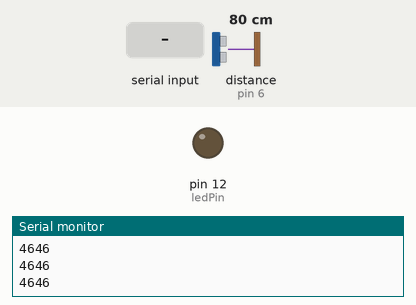
This sketch was run on a simulated Arduino Uno, built with avr-gcc and run on an emulated ATmega328P. On the bench: output pins drawn as LEDs (lit = HIGH), the last lines printed to the serial monitor. Wiring (inferred from the names in the program): ultrasonic range finder: trigger pin 7; echo pin 6. The inputs (shaded band) are chosen by the test bench; at power-on: distance to the obstacle (sensor on pin 6) 80 cm. The echo pulse lasts 58.3 µs per cm; pins used as bus, display or sensor lines are not drawn.

Above: at 1.2 s.
1.3 s: "H" received over Serial
At 2.1 s:
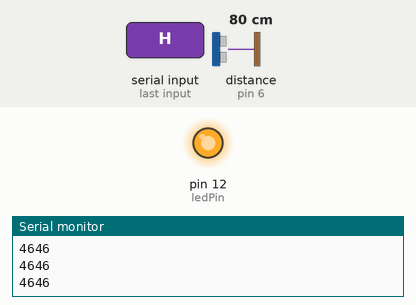
2.8 s: "L" received over Serial
At 3.2 s:
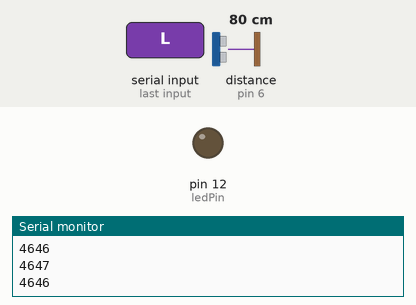
Timing chart, 0 to 5.8 s (numbered marks = the images above; inputs shaded):
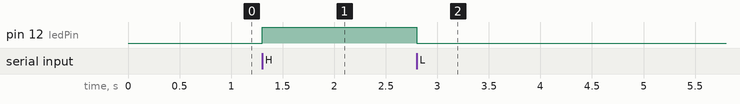

The sketch:

PythonToArduin0.ino
```cpp
const int pingPin = 7; // Trigger Pin of Ultrasonic Sensor
const int echoPin = 6; // Echo Pin of Ultrasonic Sensor
const int ledPin = 12;
void setup()
{
   Serial.begin(9600); // Starting Serial Terminal
}

void loop() {
   long duration, cm;
   float secs;
   pinMode(pingPin, OUTPUT);
   digitalWrite(pingPin, LOW);
   delayMicroseconds(2);
   digitalWrite(pingPin, HIGH);
   delayMicroseconds(10);
   digitalWrite(pingPin, LOW);
   pinMode(echoPin, INPUT);
   duration = pulseIn(echoPin, HIGH);
   //secs = (duration/2)* 0.000001;
   //cm = microsecondsToCentimeters(duration);
   //Serial.println(duration);
    Serial.println(duration);
  // Serial.print("in, ");
   //Serial.print(cm);
   //Serial.print("cm");
   //Serial.println();
   //delay(100);
   pinMode(ledPin, OUTPUT);
   if(Serial.available())
   {
     char bit1 = Serial.read();
     if(bit1 == 'H')
     {
     digitalWrite(ledPin,HIGH);
     }
     else if(bit1 == 'L')
     {
     digitalWrite(ledPin,LOW);
     }

   delay(250);
    }
 }

float microsecondsToInches(long microseconds) {
   return microseconds / 74 / 2;
}

long microsecondsToCentimeters(long microseconds) {
   return microseconds / 29 / 2;
}
```

Measured:
- after the input at 1.3 s, pin 12 (ledPin): LOW → HIGH at once
- after the input at 2.8 s, pin 12 (ledPin): HIGH → LOW at once
